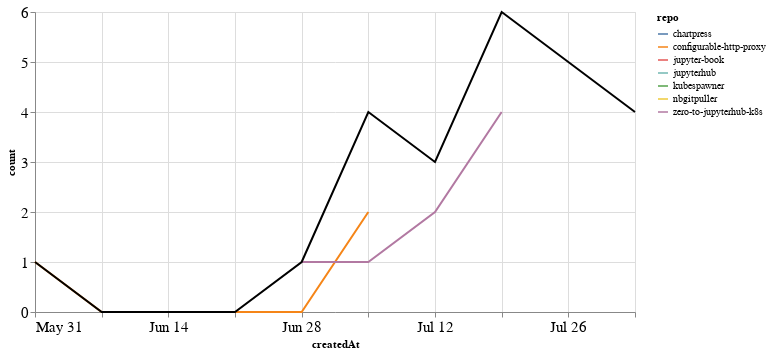

Source (notebook cell):
### Markdown cell above
## PRs

### Code cell
prs_time = prs.groupby('repo').resample('W', on='createdAt').count()['author'].reset_index()
prs_time = prs_time.rename(columns={'author': 'count'})
prs_time_total = prs_time.groupby('createdAt').agg({"count": "sum"}).reset_index()

ch1 = alt.Chart(prs_time, width=600).mark_line().encode(
    x='createdAt',
    y='count',
    color='repo',
    tooltip="repo"
)

ch2 = alt.Chart(prs_time_total, width=600).mark_line(color="black").encode(
    x='createdAt',
    y='count',
)

ch1 + ch2

### Figure 1 — Vega-Lite specification as saved in the notebook (floating-point values rounded to 4 significant figures)
{"config": {"axisLeft": {"labelFontSize": 15}, "axisBottom": {"labelFontSize": 15}}, "layer": [{"data": {"name": "data-d68f6dff2569246300a23b4e26bfdea8"}, "mark": "line", "encoding": {"color": {"type": "nominal", "field": "repo"}, "tooltip": {"type": "nominal", "field": "repo"}, "x": {"type": "temporal", "field": "createdAt"}, "y": {"type": "quantitative", "field": "count"}}, "width": 600}, {"data": {"name": "data-7c39e8ddacb2be8bc1ac0a94a0ef976e"}, "mark": {"type": "line", "color": "black"}, "encoding": {"x": {"type": "temporal", "field": "createdAt"}, "y": {"type": "quantitative", "field": "count"}}, "width": 600}], "$schema": "https://vega.github.io/schema/vega-lite/v4.8.1.json", "datasets": {"data-d68f6dff2569246300a23b4e26bfdea8": [{"repo": "chartpress", "createdAt": "2020-07-19T00:00:00", "count": 1}, {"repo": "configurable-http-proxy", "createdAt": "2020-05-31T00:00:00", "count": 1}, {"repo": "configurable-http-proxy", "createdAt": "2020-06-07T00:00:00", "count": 0}, {"repo": "configurable-http-proxy", "createdAt": "2020-06-14T00:00:00", "count": 0}, {"repo": "configurable-http-proxy", "createdAt": "2020-06-21T00:00:00", "count": 0}, {"repo": "configurable-http-proxy", "createdAt": "2020-06-28T00:00:00", "count": 0}, {"repo": "configurable-http-proxy", "createdAt": "2020-07-05T00:00:00", "count": 2}, {"repo": "jupyter-book", "createdAt": "2020-07-12T00:00:00", "count": 1}, {"repo": "jupyterhub", "createdAt": "2020-07-05T00:00:00", "count": 1}, {"repo": "kubespawner", "createdAt": "2020-07-19T00:00:00", "count": 1}, {"repo": "nbgitpuller", "createdAt": "2020-08-02T00:00:00", "count": 4}, {"repo": "zero-to-jupyterhub-k8s", "createdAt": "2020-06-28T00:00:00", "count": 1}, {"repo": "zero-to-jupyterhub-k8s", "createdAt": "2020-07-05T00:00:00", "count": 1}, {"repo": "zero-to-jupyterhub-k8s", "createdAt": "2020-07-12T00:00:00", "count": 2}, {"repo": "zero-to-jupyterhub-k8s", "createdAt": "2020-07-19T00:00:00", "count": 4}], "data-7c39e8ddacb2be8bc1ac0a94a0ef976e": [{"createdAt": "2020-05-31T00:00:00", "count": 1}, {"createdAt": "2020-06-07T00:00:00", "count": 0}, {"createdAt": "2020-06-14T00:00:00", "count": 0}, {"createdAt": "2020-06-21T00:00:00", "count": 0}, {"createdAt": "2020-06-28T00:00:00", "count": 1}, {"createdAt": "2020-07-05T00:00:00", "count": 4}, {"createdAt": "2020-07-12T00:00:00", "count": 3}, {"createdAt": "2020-07-19T00:00:00", "count": 6}, {"createdAt": "2020-08-02T00:00:00", "count": 4}]}}
